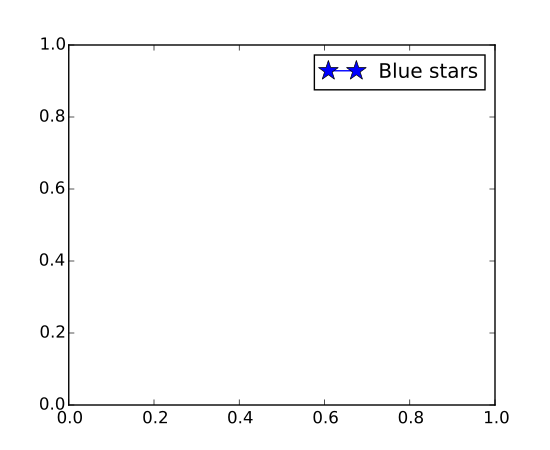

This chart was generated by the following Python code:
import matplotlib.lines as mlines
import matplotlib.pyplot as plt

blue_line = mlines.Line2D([], [], color='blue', marker='*',
                          markersize=15, label='Blue stars')
plt.legend(handles=[blue_line])

plt.show()
